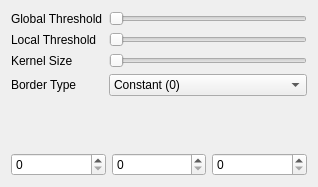
<?xml version="1.0" encoding="UTF-8"?>
<ui version="4.0">
 <class>thresholdUI</class>
 <widget class="QDialog" name="thresholdUI">
  <property name="windowModality">
   <enum>Qt::WindowModal</enum>
  </property>
  <property name="geometry">
   <rect>
    <x>0</x>
    <y>0</y>
    <width>318</width>
    <height>187</height>
   </rect>
  </property>
  <property name="windowTitle">
   <string>Dialog</string>
  </property>
  <layout class="QGridLayout" name="gridLayout">
   <item row="0" column="0">
    <layout class="QFormLayout" name="formLayout">
     <property name="fieldGrowthPolicy">
      <enum>QFormLayout::AllNonFixedFieldsGrow</enum>
     </property>
     <item row="0" column="0">
      <widget class="QLabel" name="label">
       <property name="text">
        <string>Global Threshold</string>
       </property>
      </widget>
     </item>
     <item row="0" column="1">
      <widget class="QSlider" name="GlobalSlider">
       <property name="maximum">
        <number>255</number>
       </property>
       <property name="orientation">
        <enum>Qt::Horizontal</enum>
       </property>
      </widget>
     </item>
     <item row="1" column="0">
      <widget class="QLabel" name="label_2">
       <property name="text">
        <string>Local Threshold</string>
       </property>
      </widget>
     </item>
     <item row="1" column="1">
      <widget class="QSlider" name="localSlider">
       <property name="minimum">
        <number>1</number>
       </property>
       <property name="maximum">
        <number>20</number>
       </property>
       <property name="orientation">
        <enum>Qt::Horizontal</enum>
       </property>
      </widget>
     </item>
     <item row="2" column="0">
      <widget class="QLabel" name="label_3">
       <property name="text">
        <string>Kernel Size</string>
       </property>
      </widget>
     </item>
     <item row="2" column="1">
      <widget class="QSlider" name="horizontalSlider">
       <property name="minimum">
        <number>1</number>
       </property>
       <property name="maximum">
        <number>255</number>
       </property>
       <property name="singleStep">
        <number>2</number>
       </property>
       <property name="orientation">
        <enum>Qt::Horizontal</enum>
       </property>
       <property name="tickInterval">
        <number>2</number>
       </property>
      </widget>
     </item>
     <item row="3" column="0">
      <widget class="QLabel" name="label_4">
       <property name="text">
        <string>Border Type</string>
       </property>
      </widget>
     </item>
     <item row="3" column="1">
      <widget class="QComboBox" name="comboBox">
       <item>
        <property name="text">
         <string>Constant (0)</string>
        </property>
       </item>
       <item>
        <property name="text">
         <string>Replicate</string>
        </property>
       </item>
       <item>
        <property name="text">
         <string>Reflect</string>
        </property>
       </item>
       <item>
        <property name="text">
         <string>Reflect101</string>
        </property>
       </item>
      </widget>
     </item>
    </layout>
   </item>
   <item row="1" column="0">
    <layout class="QHBoxLayout" name="horizontalLayout_3">
     <item>
      <widget class="QSpinBox" name="spinBox_2"/>
     </item>
     <item>
      <widget class="QSpinBox" name="spinBox_3"/>
     </item>
     <item>
      <widget class="QSpinBox" name="spinBox"/>
     </item>
    </layout>
   </item>
  </layout>
 </widget>
 <resources/>
 <connections>
  <connection>
   <sender>horizontalSlider</sender>
   <signal>valueChanged(int)</signal>
   <receiver>spinBox</receiver>
   <slot>setValue(int)</slot>
   <hints>
    <hint type="sourcelabel">
     <x>253</x>
     <y>77</y>
    </hint>
    <hint type="destinationlabel">
     <x>265</x>
     <y>129</y>
    </hint>
   </hints>
  </connection>
  <connection>
   <sender>localSlider</sender>
   <signal>valueChanged(int)</signal>
   <receiver>spinBox_3</receiver>
   <slot>setValue(int)</slot>
   <hints>
    <hint type="sourcelabel">
     <x>156</x>
     <y>53</y>
    </hint>
    <hint type="destinationlabel">
     <x>139</x>
     <y>136</y>
    </hint>
   </hints>
  </connection>
  <connection>
   <sender>GlobalSlider</sender>
   <signal>valueChanged(int)</signal>
   <receiver>spinBox_2</receiver>
   <slot>setValue(int)</slot>
   <hints>
    <hint type="sourcelabel">
     <x>185</x>
     <y>25</y>
    </hint>
    <hint type="destinationlabel">
     <x>49</x>
     <y>118</y>
    </hint>
   </hints>
  </connection>
  <connection>
   <sender>spinBox</sender>
   <signal>valueChanged(int)</signal>
   <receiver>horizontalSlider</receiver>
   <slot>setValue(int)</slot>
   <hints>
    <hint type="sourcelabel">
     <x>246</x>
     <y>130</y>
    </hint>
    <hint type="destinationlabel">
     <x>243</x>
     <y>75</y>
    </hint>
   </hints>
  </connection>
 </connections>
</ui>
